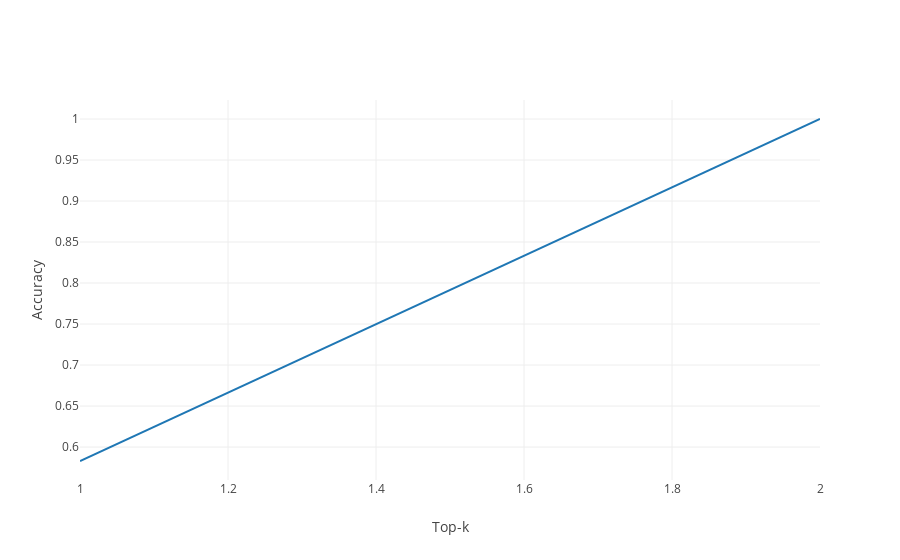

Write notebook code for a chart like this one.
### Markdown cell above
Plotting the sensitivity of each class and the global model accuracy:

### Code cell
evaluator.plot_top_k_accuracy()

### Figure 1 — Plotly figure (JSON) as saved in the notebook; plotly's stock layout.template omitted (floating-point values rounded to 4 significant figures)
{"data": [{"mode": "lines", "name": "all", "type": "scatter", "x": [1, 2], "y": [0.583, 1]}], "layout": {"title": null, "xaxis": {"title": "Top-k"}, "yaxis": {"title": "Accuracy"}}}
